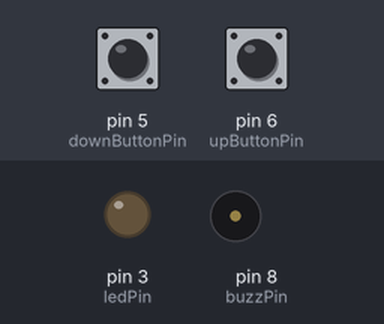
A sketch run on a simulated Arduino Uno, built with avr-gcc and run on an emulated ATmega328P. Parts: output pins drawn as LEDs (lit = HIGH), buzzer (waves = sounding, pin HIGH). The inputs (shaded band) are chosen by the test bench; at power-on: pin 6 (upButtonPin) HIGH, pin 5 (downButtonPin) HIGH.

Above: at 1.2 s.
1.3 s: pin 6 (upButtonPin) pulled LOW for 1 s
At 2.9 s:
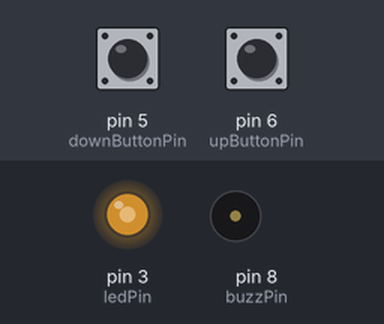
4.3 s: pin 6 (upButtonPin) pulled LOW for 3.2 s
At 6.2 s:
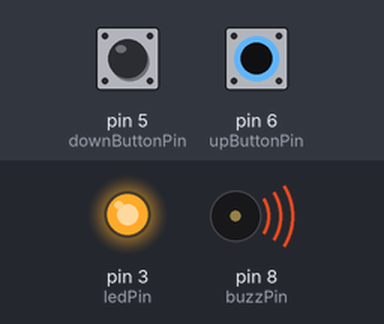
9.0 s: pin 5 (downButtonPin) pulled LOW for 3.2 s
At 9.15 s:
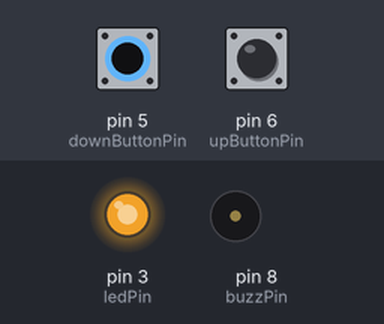
13.7 s: pin 6 (upButtonPin) pulled LOW for 0.15 s
At 14.3 s:
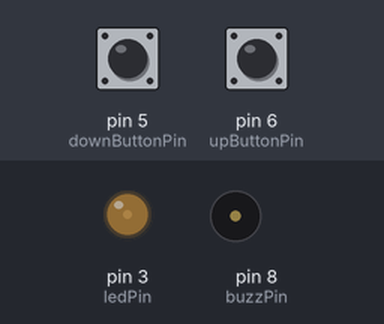
15.3 s: pin 5 (downButtonPin) pulled LOW for 0.15 s
At 16.7 s:
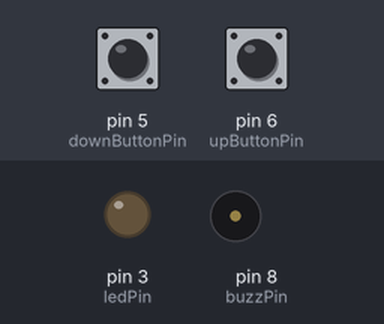
Timing chart, 0 to 17.9 s (numbered marks = the images above; inputs shaded):
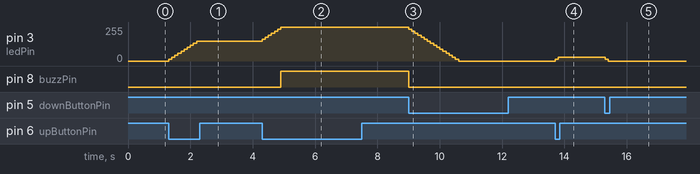

The sketch:

lesson_29_session.ino
```cpp
//VARS
int ledPin = 3;
int upButtonPin = 6;
int downButtonPin = 5;
int upVal;
int downVal;
int ledVal = 0;
int buzzPin = 8;
int ledIncrementSize = 15;
int refreshTime = 100;

void setup() {
    pinMode(upButtonPin, INPUT);
    pinMode(downButtonPin, INPUT);
    pinMode(ledPin, OUTPUT);
    pinMode(buzzPin, OUTPUT);
}

void loop() {
    upVal = digitalRead(upButtonPin);
    downVal = digitalRead(downButtonPin);

    if(upVal == 0 && downVal == 0) {
        ledVal = 255;
    } else if (upVal == 0 && ledVal < 255)
    {
        ledVal = ledVal + ledIncrementSize;
    } else if (downVal == 0 && ledVal > 0)
    {
        ledVal = ledVal - ledIncrementSize;
    }

    analogWrite(ledPin,ledVal);
    if(ledVal == 255) {
        digitalWrite(buzzPin,1);
    } else {
        digitalWrite(buzzPin,0);
    }
    delay(refreshTime);
}
```

Measured:
- after the input at 1.3 s, pin 3 (ledPin): moves from 0/255 to 150/255 over 0.90 s, starting at once
- after the input at 4.3 s, pin 3 (ledPin): moves from 150/255 to 255/255 over 0.60 s, starting at once; pin 8 (buzzPin): LOW → HIGH after 0.60 s
- after the input at 9.0 s, pin 3 (ledPin): moves from 255/255 to 0/255 over 1.6 s, starting at once; pin 8 (buzzPin): HIGH → LOW at once
- after the input at 13.7 s, pin 3 (ledPin): 0/255 → 15/255 at once, → 30/255 0.10 s later
- after the input at 15.3 s, pin 3 (ledPin): 30/255 → 15/255 at once, → 0/255 0.10 s later
